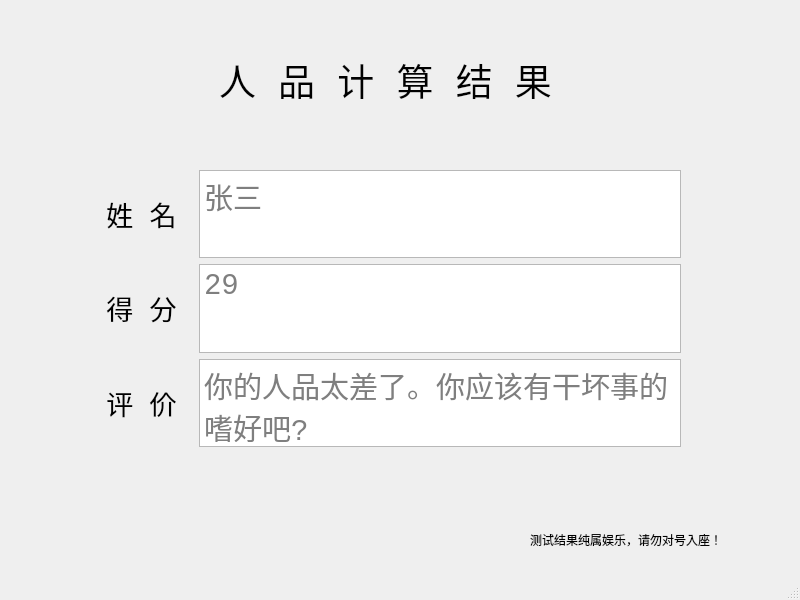
<?xml version="1.0" encoding="UTF-8"?>
<ui version="4.0">
 <class>result_MainWindow</class>
 <widget class="QMainWindow" name="result_MainWindow">
  <property name="geometry">
   <rect>
    <x>0</x>
    <y>0</y>
    <width>800</width>
    <height>600</height>
   </rect>
  </property>
  <property name="windowTitle">
   <string>MainWindow</string>
  </property>
  <property name="styleSheet">
   <string notr="true">background-image: url(:/timg.jpg);</string>
  </property>
  <widget class="QWidget" name="centralwidget">
   <widget class="QWidget" name="gridLayoutWidget">
    <property name="geometry">
     <rect>
      <x>90</x>
      <y>170</y>
      <width>591</width>
      <height>277</height>
     </rect>
    </property>
    <layout class="QGridLayout" name="gridLayout">
     <item row="0" column="1">
      <widget class="QTextBrowser" name="name_textBrowser">
       <property name="font">
        <font>
         <family>Consolas</family>
         <pointsize>22</pointsize>
        </font>
       </property>
       <property name="html">
        <string>&lt;!DOCTYPE HTML PUBLIC &quot;-//W3C//DTD HTML 4.0//EN&quot; &quot;http://www.w3.org/TR/REC-html40/strict.dtd&quot;&gt;
&lt;html&gt;&lt;head&gt;&lt;meta name=&quot;qrichtext&quot; content=&quot;1&quot; /&gt;&lt;style type=&quot;text/css&quot;&gt;
p, li { white-space: pre-wrap; }
&lt;/style&gt;&lt;/head&gt;&lt;body style=&quot; font-family:'Consolas'; font-size:22pt; font-weight:400; font-style:normal;&quot;&gt;
&lt;p align=&quot;center&quot; style=&quot;-qt-paragraph-type:empty; margin-top:0px; margin-bottom:0px; margin-left:0px; margin-right:0px; -qt-block-indent:0; text-indent:0px;&quot;&gt;&lt;br /&gt;&lt;/p&gt;&lt;/body&gt;&lt;/html&gt;</string>
       </property>
       <property name="placeholderText">
        <string>张三</string>
       </property>
      </widget>
     </item>
     <item row="1" column="0">
      <widget class="QLabel" name="score_label_2">
       <property name="enabled">
        <bool>true</bool>
       </property>
       <property name="font">
        <font>
         <family>Consolas</family>
         <pointsize>20</pointsize>
        </font>
       </property>
       <property name="text">
        <string>得 分</string>
       </property>
       <property name="alignment">
        <set>Qt::AlignCenter</set>
       </property>
      </widget>
     </item>
     <item row="3" column="1">
      <widget class="QTextBrowser" name="con_textBrowser_3">
       <property name="font">
        <font>
         <family>Consolas</family>
         <pointsize>22</pointsize>
        </font>
       </property>
       <property name="placeholderText">
        <string>你的人品太差了。你应该有干坏事的嗜好吧?</string>
       </property>
      </widget>
     </item>
     <item row="3" column="0">
      <widget class="QLabel" name="con_label_3">
       <property name="enabled">
        <bool>true</bool>
       </property>
       <property name="font">
        <font>
         <family>Consolas</family>
         <pointsize>20</pointsize>
        </font>
       </property>
       <property name="text">
        <string>评 价</string>
       </property>
       <property name="alignment">
        <set>Qt::AlignCenter</set>
       </property>
      </widget>
     </item>
     <item row="0" column="0">
      <widget class="QLabel" name="name_label">
       <property name="enabled">
        <bool>true</bool>
       </property>
       <property name="font">
        <font>
         <family>Consolas</family>
         <pointsize>20</pointsize>
        </font>
       </property>
       <property name="text">
        <string> 姓 名 </string>
       </property>
       <property name="alignment">
        <set>Qt::AlignCenter</set>
       </property>
      </widget>
     </item>
     <item row="1" column="1">
      <widget class="QTextBrowser" name="score_textBrowser_2">
       <property name="font">
        <font>
         <family>Consolas</family>
         <pointsize>22</pointsize>
        </font>
       </property>
       <property name="placeholderText">
        <string>29</string>
       </property>
      </widget>
     </item>
    </layout>
   </widget>
   <widget class="QLabel" name="label_5">
    <property name="geometry">
     <rect>
      <x>140</x>
      <y>50</y>
      <width>491</width>
      <height>61</height>
     </rect>
    </property>
    <property name="font">
     <font>
      <family>Consolas</family>
      <pointsize>28</pointsize>
     </font>
    </property>
    <property name="text">
     <string>人 品 计 算 结 果</string>
    </property>
    <property name="alignment">
     <set>Qt::AlignCenter</set>
    </property>
   </widget>
   <widget class="QLabel" name="label_4">
    <property name="geometry">
     <rect>
      <x>530</x>
      <y>530</y>
      <width>251</width>
      <height>20</height>
     </rect>
    </property>
    <property name="text">
     <string>测试结果纯属娱乐，请勿对号入座！</string>
    </property>
   </widget>
  </widget>
  <widget class="QMenuBar" name="menubar">
   <property name="geometry">
    <rect>
     <x>0</x>
     <y>0</y>
     <width>800</width>
     <height>26</height>
    </rect>
   </property>
  </widget>
  <widget class="QStatusBar" name="statusbar"/>
 </widget>
 <resources/>
 <connections/>
</ui>
